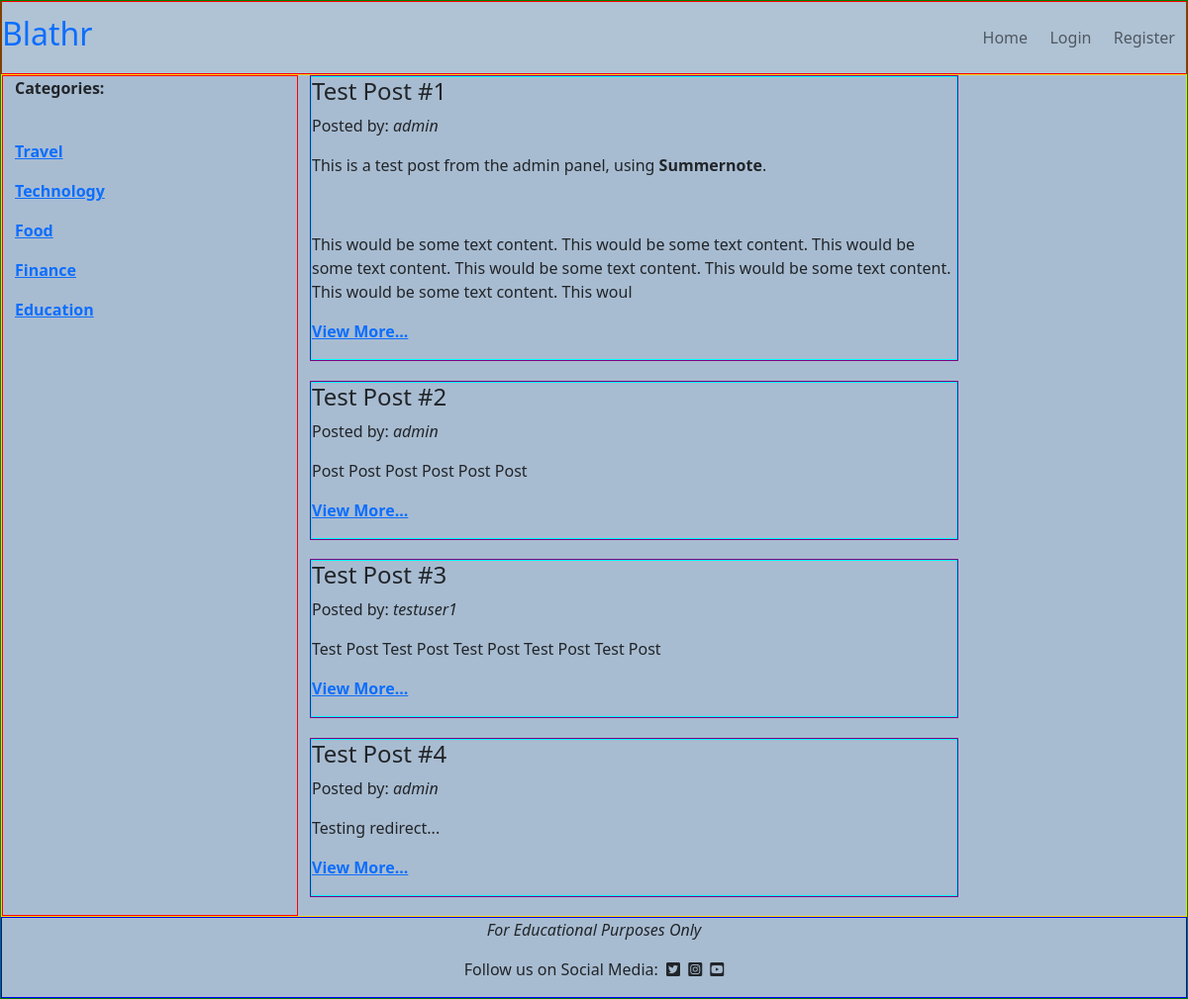
/, run on an earlier commit of the app's database.
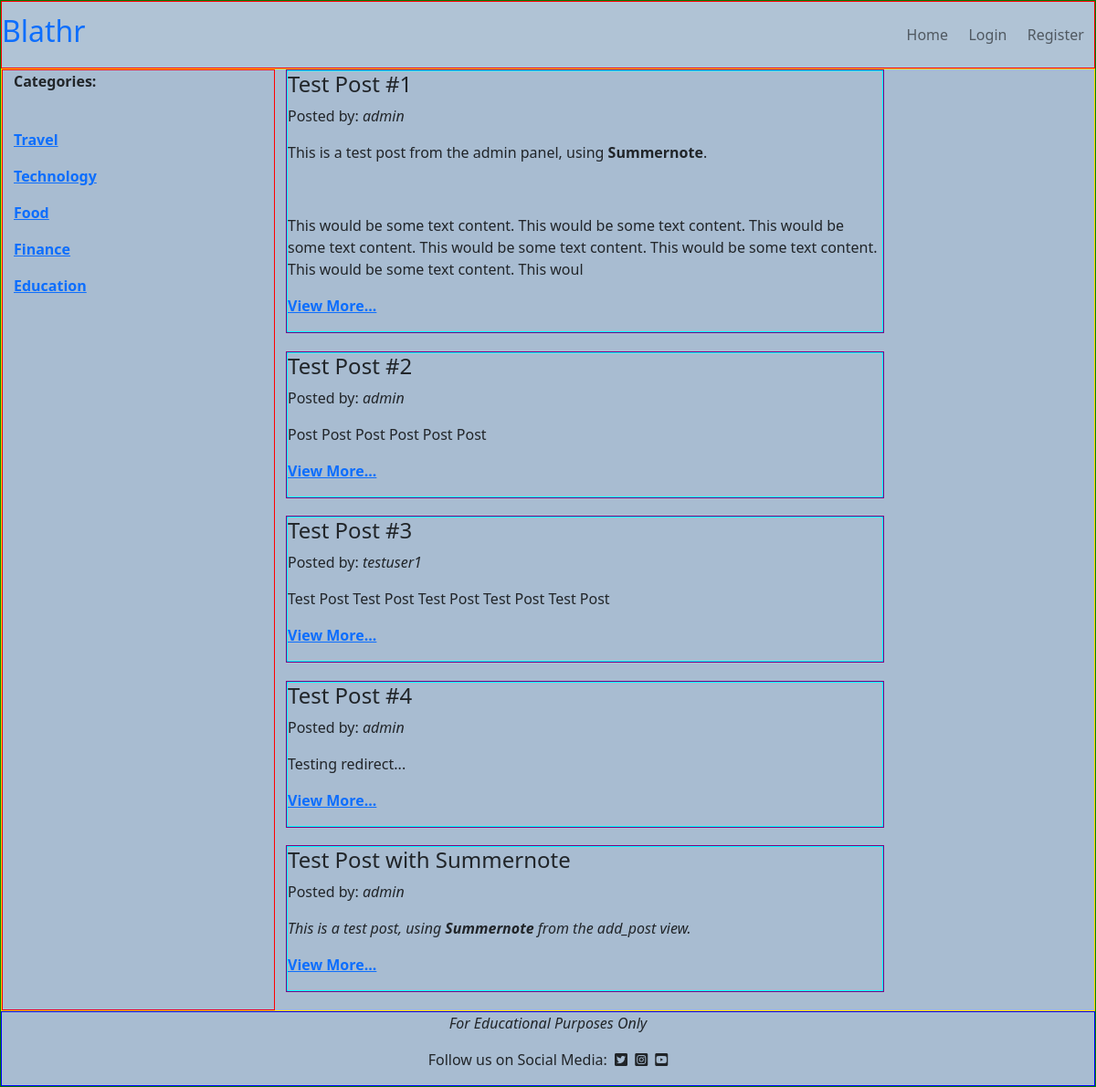
And on a later commit of the database.
### posts/models.py (models this page shows, shortened)
class Category(models.Model):
    category_id = models.AutoField(primary_key=True)
    name = models.CharField(max_length=20, unique=True, null=False)

class Post(models.Model):
    post_id = models.AutoField(primary_key=True)
    title = models.CharField(max_length=200, unique=True, blank=False,
                             null=False)
    author = models.ForeignKey(User, on_delete=models.CASCADE)
    created_date = models.DateTimeField(auto_now_add=True)
    content = models.TextField()
    category = models.ForeignKey(Category, on_delete=models.CASCADE)
    status = models.IntegerField(choices=STATUS, default=0)
    vote_count = models.ManyToManyField(User, related_name='vote_count',
                                        blank=True)

### posts/views.py (the view)
# urls.py: 2. Add a URL to urlpatterns:  path('', views.home, name='home')
def home(request):
    post_list = Post.objects.all()
    category_list = Category.objects.all()
    return render(request, 'index.html', {'post_list': post_list,
                                          'category_list': category_list})

### templates/index.html
{% extends 'base.html' %}
{% block content %}
<div class="row" id="body-row">
    <div class="col-md-3" id="category-col">
        <p><strong>Categories:</strong></p><br>
        {% for category in category_list %}
        <p><a href="#"><strong>{{ category.name }}</strong></a></p>
        {% endfor %}
    </div>
    <div class="col-md-9">
        {% for post in post_list %}
        <div class="col-12 col-md-9">
            <div class="post-card">
                <div class="post-card-body">
                    <h4>{{ post.title }}</h4>
                    <p>Posted by: <em>{{ post.author }}</em></p>
                    <p>{{ post.content | safe | slice:":300"}}</p>
                    <p><strong><a href="#">View More...</a></strong></p>
                </div>
            </div>
        </div>
        {% endfor %}
    </div>
</div>
{% endblock %}

What changed in the data, as far as the page shows it:
added Post: title "Test Post with Summernote", author "admin", content "This is a test post, using Summernote from the add_post view."
